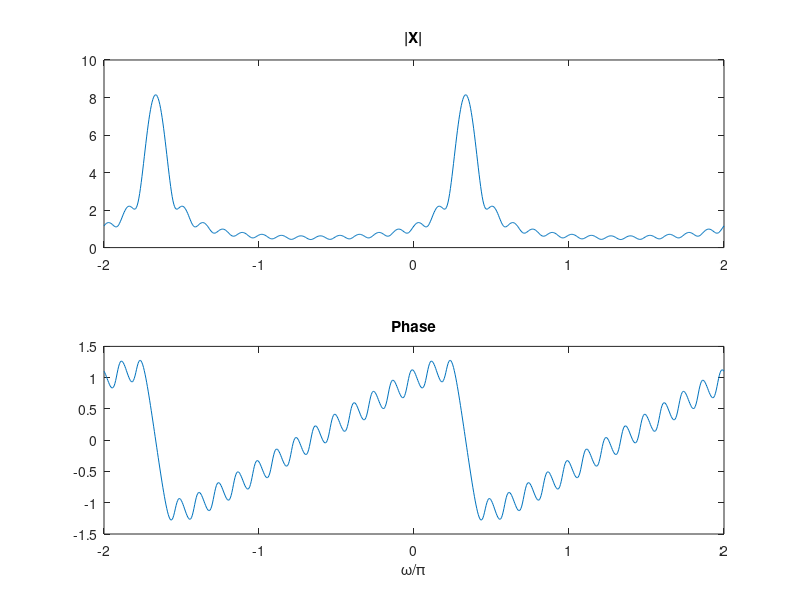

MATLAB code for this plot:
clc; clear; close all;
n = 0:15;
x = (0.9*exp(1j*pi/3)).^n;
w = linspace(-2*pi,2*pi,801); % two periods
X = x*exp(-1j*n'*w); % DTFT formula
subplot(2,1,1); plot(w/pi,abs(X)); title('|X|');
subplot(2,1,2); plot(w/pi,angle(X)); title('Phase'); xlabel('\omega/\pi');
% plot repeats every 2 (i.e. 2*pi) -> periodic
